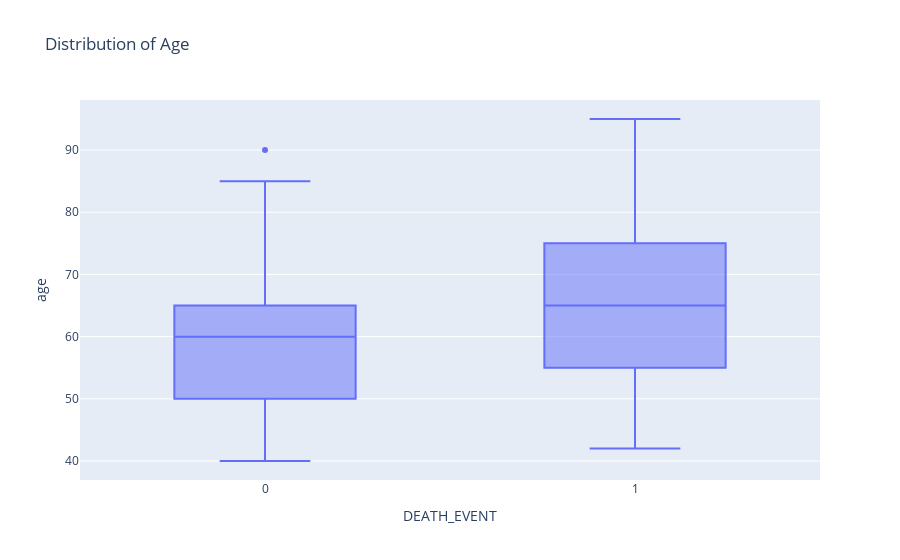

Here is the notebook cell this chart was saved with:
### Markdown cell above
## Outliers

### Code cell
# Creating a box plot using plotly express
fig = px.box(df, y="age", x="DEATH_EVENT", title="Distribution of Age")

# Displaying the plot
fig.show()

### Figure 1 — Plotly figure (JSON) as saved in the notebook; plotly's stock layout.template omitted (floating-point values rounded to 4 significant figures; data arrays with more than 128 entries replaced by an {"elided": "..."} marker saying what was removed)
{"data": [{"alignmentgroup": "True", "hovertemplate": "DEATH_EVENT=%{x}<br>age=%{y}<extra></extra>", "legendgroup": "", "marker": {"color": "#636efa"}, "name": "", "notched": false, "offsetgroup": "", "orientation": "v", "showlegend": false, "type": "box", "x": {"elided": "299 int values"}, "x0": " ", "xaxis": "x", "y": {"elided": "299 float values"}, "y0": " ", "yaxis": "y"}], "layout": {"boxmode": "group", "legend": {"tracegroupgap": 0}, "title": {"text": "Distribution of Age"}, "xaxis": {"anchor": "y", "domain": [0, 1], "title": {"text": "DEATH_EVENT"}}, "yaxis": {"anchor": "x", "domain": [0, 1], "title": {"text": "age"}}}}
